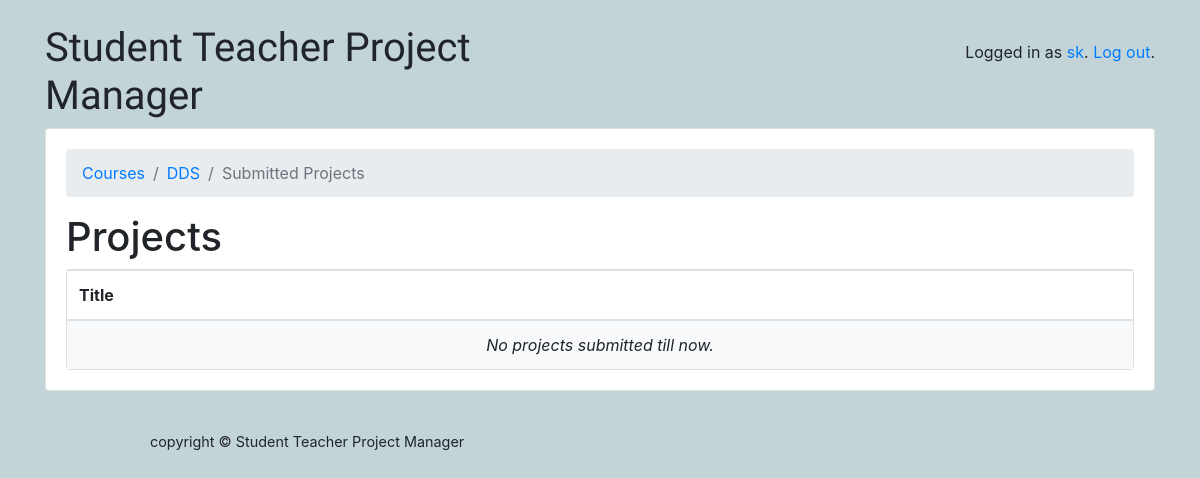
Before: /classroom/courses/1/submitted_projects (signed in) with the older database file.
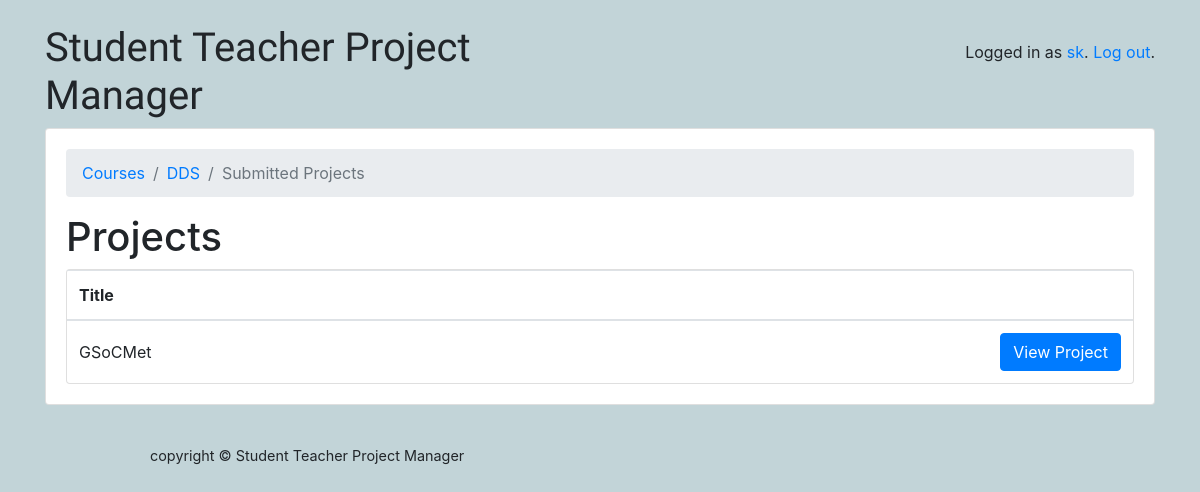
After: the same page with the newer database file.
### classroom/models.py (models this page shows, shortened)
class Project(models.Model):
	owner = models.ForeignKey(User, on_delete=models.CASCADE, related_name='projects')
	title = models.CharField(max_length=500)
	members=models.CharField(max_length=200)
	idea = models.CharField(max_length=1000000, default='')
	review=models.CharField(max_length= 1000000, default='')
	marks_assigned = models.BooleanField(default=False)
	marks = models.IntegerField(default=0)
	courseid = models.IntegerField(default = 0)
	is_assigned = models.BooleanField(default=False)
	reviewee = models.ForeignKey(User, on_delete=models.CASCADE, related_name = 'reviewer_projects')

### classroom/views/students.py (the view)
# urls.py: path('classroom/courses/<int:pk>/submitted_projects', students.SubmittedProjectsView.as_view(), name='submitted_projects'),
@method_decorator([login_required],name='dispatch')
class SubmittedProjectsView(ListView):
	template_name = 'classroom/students/submitted_projects.html'
	context_object_name = 'projects'
	def get_queryset(self):
		projects = Project.objects.all().filter(courseid__exact=int(self.kwargs.get('pk')))
		return projects
	def get_context_data(self, **kwargs):
		context = super(SubmittedProjectsView, self).get_context_data(**kwargs)
		course = Course.objects.get(pk=self.kwargs.get('pk'))
		context['course']=course
		return context
	'''
	def submitted_projects_view(self, request, pk):
		#course_id = self.kwargs.get('pk')
		#pros=Project.objects.all
		#projects = [pro for pro in pros if pro.courseid == course_id]
		#courses = student.courses.values_list('pk', flat=True)
		#projects = Project.objects.all() #.filter(courseid__exact = course_id)
		#return projects
		try:
			course = Course.objects.get(pk=pk)
			student = self.request.user
			projects =Project.objects.all  #filter(courseid__exact=pk)
		except Course.DoesNotExist:
			raise Http404("Course does not exist")
		return render(request, 'classroom/students/submitted_projects.html',context={'course':course,'projects':projects})
	'''

### classroom/templates/classroom/students/submitted_projects.html
{% extends 'base.html' %}
{% block content %}
  <nav aria-label="breadcrumb">
    <ol class="breadcrumb">
      <li class="breadcrumb-item"><a href="{% url 'student_courses' %}">Courses</a></li>
      <li class="breadcrumb-item"><a href="{% url 'course_page' course.pk %}">{{ course.name }}</a></li>
	  <li class="breadcrumb-item active" aria-current="page">Submitted Projects </li>
    </ol>
  </nav>
  <h1> Projects </h1>
  <div class="card">
    <table class="table mb-0">
      <thead>
        <tr>
          <th>Title</th>
		  <th></th>
        </tr>
      </thead>
      <tbody>
        {% for project in projects %}
          <tr>
            <td class="align-middle">{{ project.title }}</td>
            <td class="text-right">
              <a href="#" class="btn btn-primary">View Project</a>
            </td>
          </tr>
        {% empty %}
          <tr>
            <td class="bg-light text-center font-italic" colspan="4">No projects submitted till now.</td>
          </tr>
        {% endfor %}
      </tbody>
    </table>
  </div>
{% endblock %}

Changed rows visible on the page:
added Project: title "GSoCMet"
Other visible differences:
text no longer shown: "No projects submitted till now."
